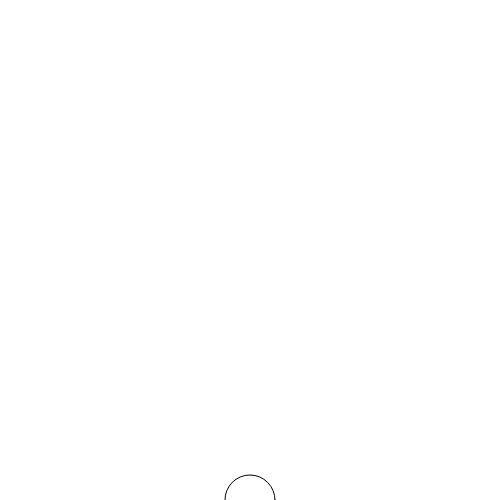
Frame 1 (no input)
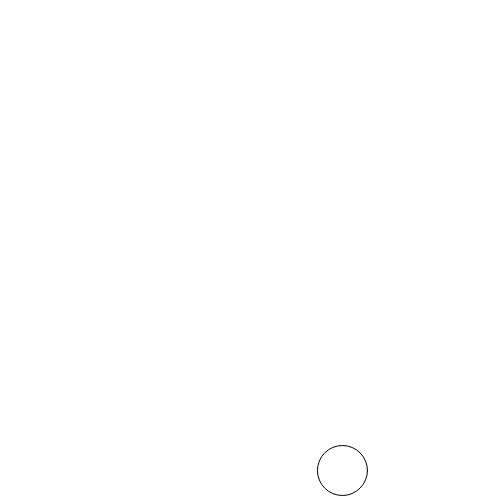
Frame 60 (no input)
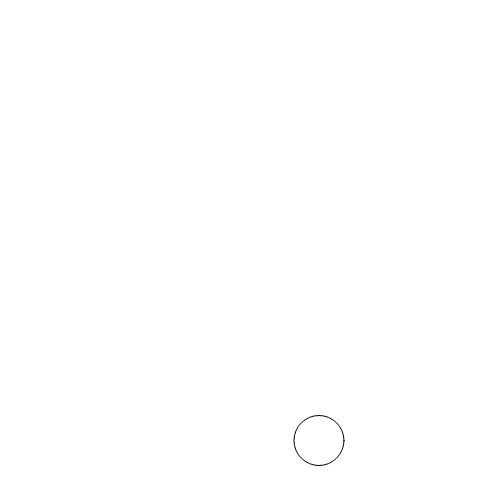
Frame 120 (the mouse pressed at the canvas centre since frame 60)

The p5.js sketch that drew these frames (run headless with seeded random() and noise() and a simulated clock; from frame 60 on, the mouse is pressed at the canvas centre):

// p5.js sketch
// ── sketch.js
var posX = 0;
var posY = 0;

var directionY = true;

var offsetX = 0;

var interval = 1000;
var prevMillis = 0;

var degree = 0;

function setup() {

  createCanvas(500, 500);
  posY = height;


}

function draw() {
  background(255);

  ellipse(width / 2 + offsetX, posY, 50, 50);

  if (directionY == true) {
    posY-=0.5;
    degree+=0.02;
    offsetX = sin(degree) * 100;
    console.log(offsetX);
  }

  if (posY <= 0) {
    posY = height;
  }

}
